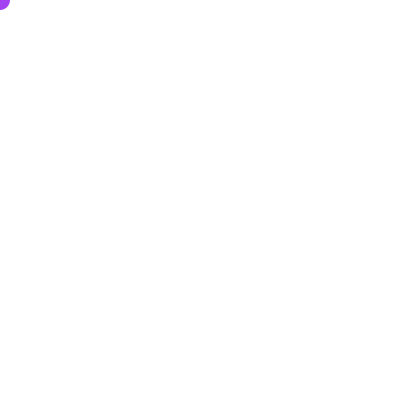
Frame 1 (no input)
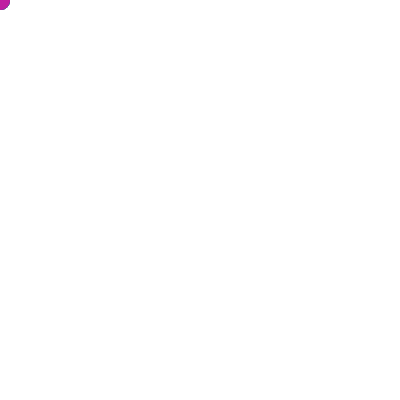
Frame 60 (the mouse pressed at the canvas centre just before this capture)
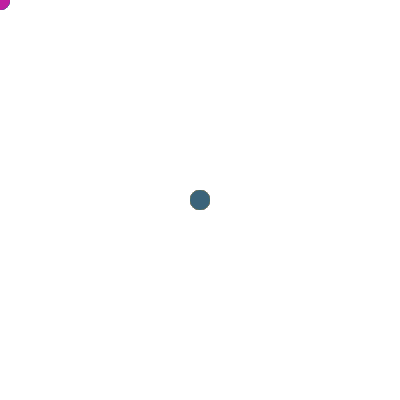
Frame 120 (the mouse held since frame 60 and released just before this capture)

The Processing sketch that drew these frames (run headless with seeded random() and noise(); from frame 60 on, the mouse is pressed at the canvas centre):

// Processing sketch: For_sketch
// ── For_sketch.pde
void setup(){
  size(400,400);
  background(255);
}

void draw(){
 // fill(255);
 // rect(0,0,width,height);
for(float i=0; i<10; i=i+50){
  
fill(random(255),random(255),random(255));
  noStroke();
  ellipse(mouseX,mouseY,20,20);
  }
  
}
